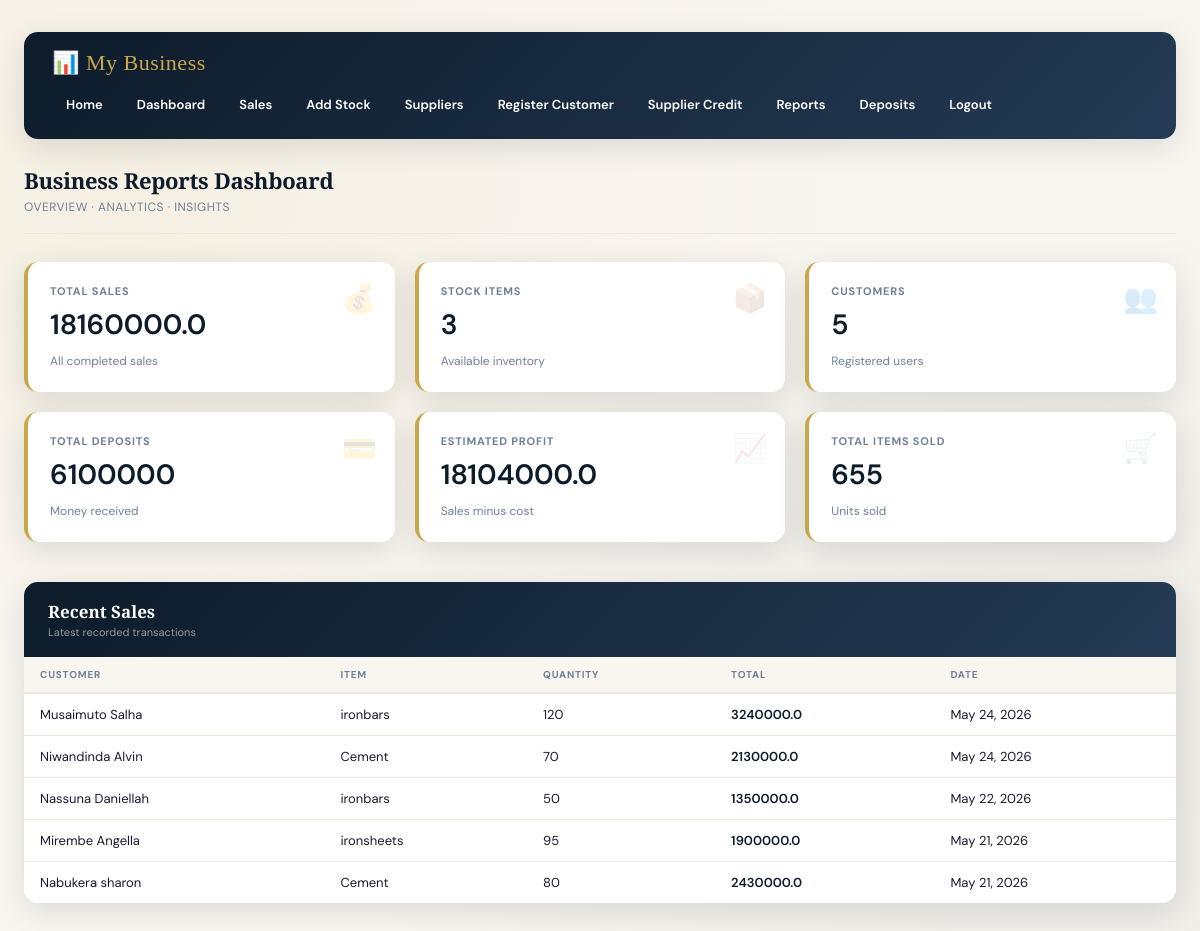
The app's page /reports/ (signed in) with its own data.
### hardwareapp/models.py (models this page shows, shortened)
class Sale(models.Model):
    item_name = models.CharField(max_length=100)
    quantity = models.IntegerField(default=0)
    unit_price = models.DecimalField(max_digits=10, decimal_places=1, default=0)
    total = models.DecimalField(max_digits=10, decimal_places=1, default=0)
    customer_name = models.CharField(max_length=100, blank=True, null=True)
    customer_contact = models.CharField(max_length=14, blank=True, null=True)
    item_type = models.CharField(max_length=100, blank=True, null=True)
    item_brand = models.CharField(max_length=100, blank=True, null=True)
    transport = models.FloatField(default=0)
    distance_km = models.FloatField(default=0)
    grand_total = models.FloatField(default=0)
    date = models.DateField(default=timezone.now)
    created_at = models.DateTimeField(auto_now_add=True)

### hardwareapp/views.py (the view)
# urls.py: path('reports/', views.reports, name='reports'),
@login_required
def reports(request):
    total_sales = Sale.objects.aggregate(Sum('grand_total'))['grand_total__sum'] or 0
    total_stock = Stock.objects.count()
    total_customers = Register.objects.count()
    total_deposits = Deposit.objects.aggregate(Sum('amount'))['amount__sum'] or 0
    total_items = Sale.objects.aggregate(Sum('quantity'))['quantity__sum'] or 0
    total_cost = Stock.objects.aggregate(Sum('unit_cost'))['unit_cost__sum'] or 0
    total_sales = Decimal(str(total_sales))
    total_cost = Decimal(str(total_cost))
    profit = total_sales - total_cost
    recent_sales = Sale.objects.all().order_by('-id')[:5]
    context = {
        'total_sales': total_sales,
        'total_stock': total_stock,
        'total_customers': total_customers,
        'total_deposits': total_deposits,
        'profit': profit,
        'total_items': total_items,
        'recent_sales': recent_sales,
    }
    return render(request, 'reports.html', context)

### hardwareapp/templates/reports.html (shortened to what this page needs)
{% load static %}
<!doctype html>
<html lang="en">
<head>
</head>
<body>
<nav class="top-nav">
  <div class="nav-logo">📊 My Business</div>
  <div class="nav-links">
    <a href="{% url 'index' %}">Home</a>
    <a href="{% url 'dash' %}">Dashboard</a>
    <a href="{% url 'sales' %}">Sales</a>
    <a href="{% url 'stock' %}">Add Stock</a>
    <a href="{% url 'supplier' %}">Suppliers</a>
    <a href="{% url 'register' %}">Register Customer</a>
    <a href="{% url 'credit' %}">Supplier Credit</a>
    <a href="{% url 'reports' %}">Reports</a>
    <a href="{% url 'deposit' %}">Deposits</a>
    <a href="{% url 'log' %}">Logout</a>
  </div>
</nav>
<div class="page-header">
  <h1>Business Reports Dashboard</h1>
  <p>Overview &middot; Analytics &middot; Insights</p>
</div>
<div class="cards">
  <div class="card">
    <div class="card-icon">💰</div>
    <h3>Total Sales</h3>
    <h2>{{ total_sales }}</h2>
    <small>All completed sales</small>
  </div>
  <div class="card">
    <div class="card-icon">📦</div>
    <h3>Stock Items</h3>
    <h2>{{ total_stock }}</h2>
    <small>Available inventory</small>
  </div>
  <div class="card">
    <div class="card-icon">👥</div>
    <h3>Customers</h3>
    <h2>{{ total_customers }}</h2>
    <small>Registered users</small>
  </div>
  <div class="card">
    <div class="card-icon">💳</div>
    <h3>Total Deposits</h3>
    <h2>{{ total_deposits }}</h2>
    <small>Money received</small>
  </div>
  <div class="card">
    <div class="card-icon">📈</div>
    <h3>Estimated Profit</h3>
    <h2>{{ profit }}</h2>
    <small>Sales minus cost</small>
  </div>
  <div class="card">
    <div class="card-icon">🛒</div>
    <h3>Total Items Sold</h3>
    <h2>{{ total_items }}</h2>
    <small>Units sold</small>
  </div>
</div>
<div class="table-card">
  <div class="table-card-header">
    <h2>Recent Sales</h2>
    <p>Latest recorded transactions</p>
  </div>
  <div class="table-wrapper">
    <table>
      <thead>
        <tr>
          <th>Customer</th>
          <th>Item</th>
          <th>Quantity</th>
          <th>Total</th>
          <th>Date</th>
        </tr>
      </thead>
      <tbody>
        {% for sale in recent_sales %}
        <tr>
          <td>{{ sale.customer_name }}</td>
          <td>{{ sale.item_name }}</td>
          <td>{{ sale.quantity }}</td>
          <td class="amount-cell">{{ sale.grand_total }}</td>
          <td>{{ sale.date }}</td>
        </tr>
        {% endfor %}
      </tbody>
    </table>
  </div>
</div>
</body>
</html>

### hardwareapp/templates/reports.html (style rules this page uses)
:root { --navy: #0d1b2a; --navy-mid: #1a2e45; --navy-light: #243b55; --gold: #c9a84c; --gold-light: #e8c97a; --cream: #f9f6f0; --cream-dark: #ede8df; --text-dark: #1a1a2e; --text-mid: #4a5568; --text-light: #718096; --white: #ffffff; --shadow-sm: 0 2px 8px rgba(13,27,42,.08); --shadow-md: 0 8px 30px rgba(13,27,42,.12); --radius: 14px; --radius-sm: 8px; }
*, *::before, *::after { margin: 0; padding: 0; box-sizing: border-box; }
body { font-family: "DM Sans", sans-serif; background: var(--cream); background-image: radial-gradient(ellipse at 10% 20%, rgba(201,168,76,.08) 0%, transparent 50%), radial-gradient(ellipse at 90% 80%, rgba(13,27,42,.06) 0%, transparent 50%); min-height: 100vh; padding: 32px 24px; color: var(--text-dark); }
.top-nav { background: linear-gradient(135deg, var(--navy) 0%, var(--navy-light) 100%); padding: 18px 28px; border-radius: var(--radius); margin-bottom: 26px; display: flex; justify-content: space-between; align-items: center; flex-wrap: wrap; gap: 12px; box-shadow: var(--shadow-md); }
.nav-logo { font-family: "Playfair Display", serif; font-size: 22px; color: var(--gold); letter-spacing: .5px; }
.nav-links { display: flex; align-items: center; flex-wrap: wrap; gap: 6px; }
.nav-links a { text-decoration: none; color: var(--white); padding: 8px 14px; border-radius: var(--radius-sm); font-size: 13px; font-weight: 600; transition: all .25s; }
.page-header { margin-bottom: 28px; padding-bottom: 18px; border-bottom: 1px solid var(--cream-dark); }
.page-header h1 { font-family: "Playfair Display", serif; font-size: 22px; color: var(--navy); letter-spacing: -.3px; }
.page-header p { font-size: 12px; color: var(--text-light); margin-top: 4px; text-transform: uppercase; letter-spacing: .5px; }
.cards { display: grid; grid-template-columns: repeat(3, 1fr); gap: 20px; margin-bottom: 40px; }
.card { background: var(--white); border-radius: var(--radius); padding: 22px; box-shadow: var(--shadow-md); position: relative; overflow: hidden; transition: transform .35s, box-shadow .35s; animation: float 4s ease-in-out infinite; }
.card h3 { font-size: 11px; font-weight: 700; letter-spacing: .8px; text-transform: uppercase; color: var(--text-light); margin-bottom: 8px; }
.card h2 { font-size: 28px; font-weight: 600; color: var(--navy); margin-bottom: 6px; }
.card small { font-size: 12px; color: var(--text-light); }
.card-icon { position: absolute; right: 18px; top: 18px; font-size: 28px; opacity: .15; }
.card { border-left: 4px solid var(--gold); }
.table-card { background: var(--white); border-radius: var(--radius); box-shadow: var(--shadow-md); overflow: hidden; }
.table-card-header { background: linear-gradient(135deg, var(--navy) 0%, var(--navy-light) 100%); padding: 18px 24px; }
.table-card-header h2 { font-family: "Playfair Display", serif; font-size: 17px; color: var(--white); }
.table-card-header p { font-size: 11px; color: rgba(255,255,255,.55); margin-top: 2px; }
.table-wrapper { overflow-x: auto; }
table { width: 100%; border-collapse: collapse; font-size: 13px; }
thead tr { background: var(--cream); border-bottom: 2px solid var(--cream-dark); }
th { padding: 11px 16px; text-align: left; font-size: 10px; font-weight: 700; color: var(--text-light); letter-spacing: .8px; text-transform: uppercase; white-space: nowrap; }
tbody tr { border-bottom: 1px solid var(--cream-dark); transition: background .15s; }
tbody tr:last-child { border-bottom: none; }
td { padding: 12px 16px; color: var(--text-dark); vertical-align: middle; }
.amount-cell { font-weight: 600; color: var(--navy); }

### records on screen
Sale: customer_name "Musaimuto Salha", item_name "ironbars", quantity "120", grand_total "3240000.0", date "May 24, 2026"
Sale: customer_name "Niwandinda Alvin", item_name "Cement", quantity "70", grand_total "2130000.0", date "May 24, 2026"
Sale: customer_name "Nassuna Daniellah", item_name "ironbars", quantity "50", grand_total "1350000.0", date "May 22, 2026"
Sale: customer_name "Mirembe Angella", item_name "ironsheets", quantity "95", grand_total "1900000.0", date "May 21, 2026"
Sale: customer_name "Nabukera sharon", item_name "Cement", quantity "80", grand_total "2430000.0", date "May 21, 2026"

### other values on screen
{{ total_sales }} "18160000.0"
{{ total_stock }} "3"
{{ total_customers }} "5"
{{ total_deposits }} "6100000"
{{ profit }} "18104000.0"
{{ total_items }} "655"
